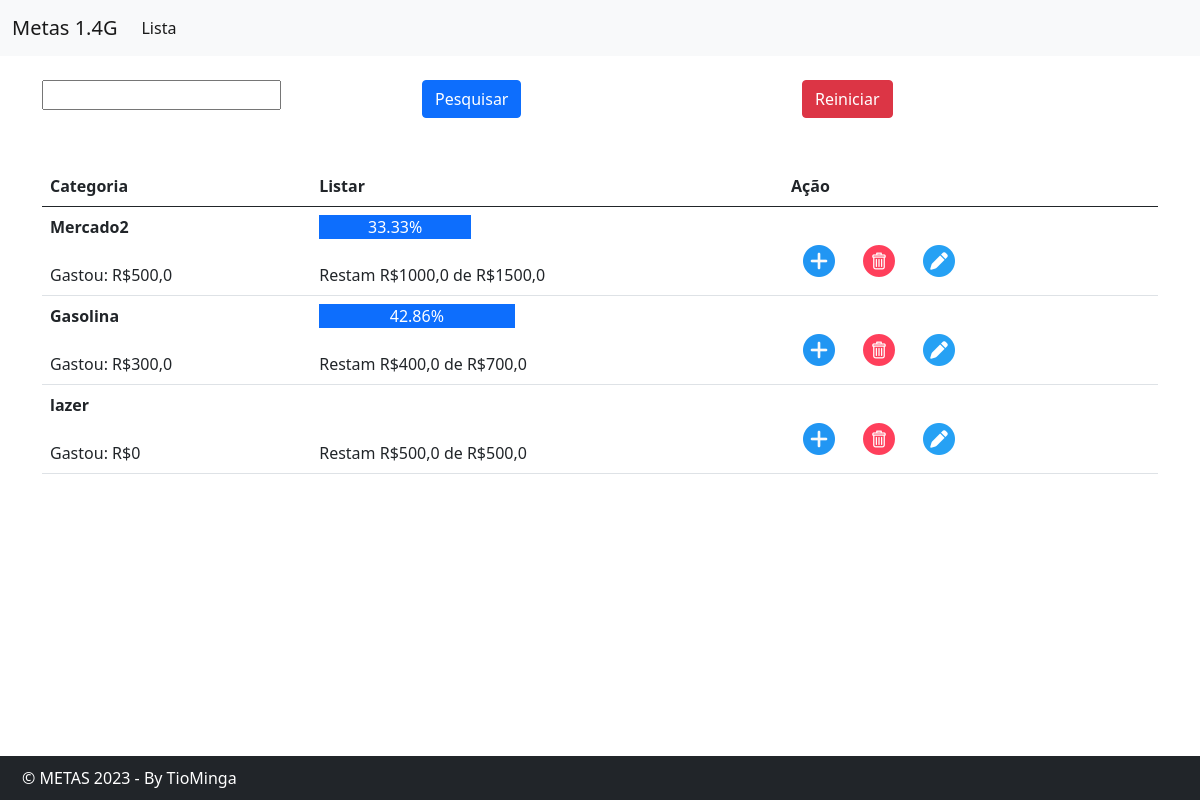
The page /categorias/list/ on the database as committed earlier.
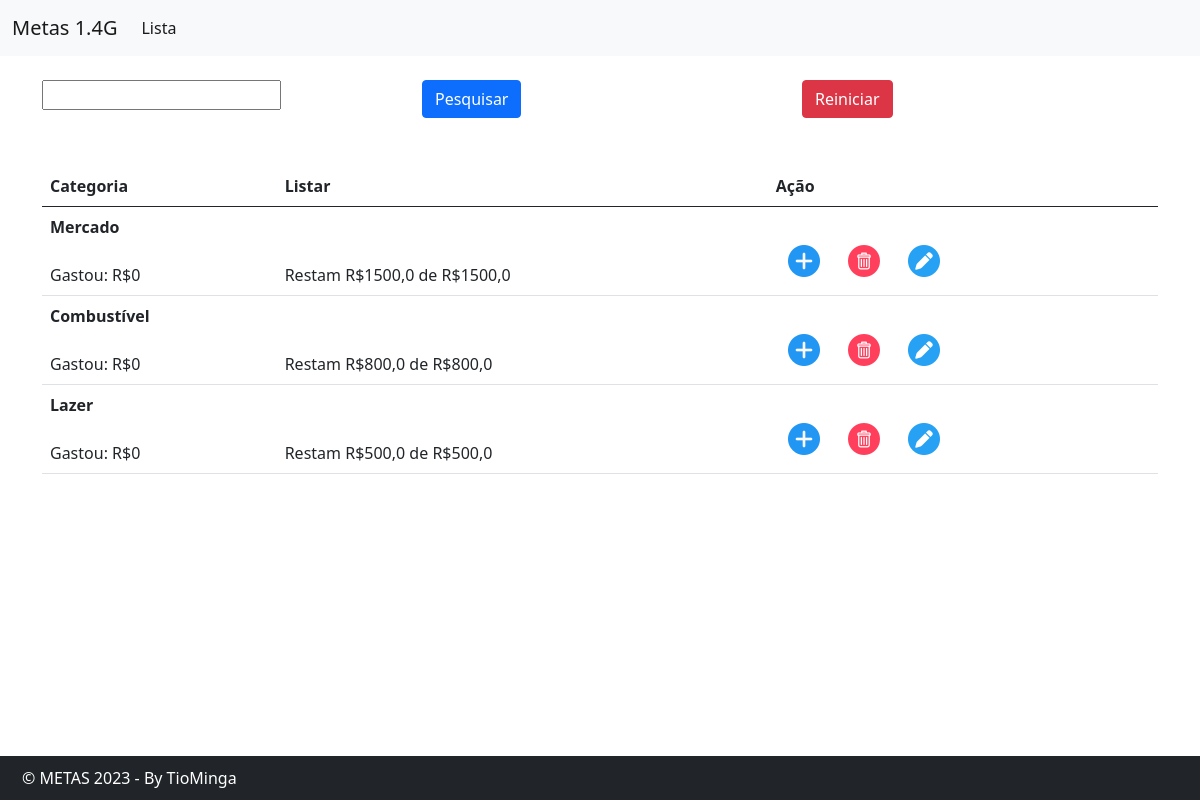
The same page on the database as committed later.
### categorias/models.py (models this page shows, shortened)
class Categoria(models.Model):
    nome = models.CharField(max_length=60)
    meta = models.FloatField()
    status = models.IntegerField(default=1)
    date_added = models.DateTimeField(auto_now_add=True)

### categorias/views.py (the view)
# urls.py: path('list/', views.categorias_lista,name='categorias_listar'),
def categorias_lista(request):
    valor = request.POST.get('valor')
    if valor is not None and len(valor)>0:
        condiction = Q(nome__icontains = valor, status__gte = 1)
    else:
        condiction = Q(status__gte = 1)
    arr_list = Categoria.objects.filter(condiction)[:100000]
    for categoria in arr_list:
        categoria.percentual = percentual(categoria.id)
        categoria.total_gasto = total_gastos(categoria.id)
        categoria.resta = resta(categoria.id)
        categoria.width_bar = width_bar(categoria.id)
    return render(request,"categorias_lista.html",{'arr_list':arr_list})

### categorias/views.py (called while the page is built)
def limite_gastos(id_categoria):
    obj_categoria = Categoria.objects.filter(id=id_categoria).values('meta','nome').order_by('nome').first()
    return obj_categoria['meta']

def resta(id_categoria):
    grupo = grupo_atual()
    jagasto = total_gastos(id_categoria)
    limite = limite_gastos(id_categoria)
    resta = limite - jagasto
    resta = round(resta,2)
    return resta

def total_gastos(id_categoria):
    grupo = grupo_atual()
    total = Gasto.objects.filter(fk_categorias_id=id_categoria, grupo=grupo).aggregate(Sum('valor'))['valor__sum'] or 0
    total = round(total,2)
    return total

def percentual(id_categoria):
    grupo = grupo_atual()
    limite = limite_gastos(id_categoria)
    total = total_gastos(id_categoria)
    perc = round((total * 100)/limite,2)
    perc_str = str(perc).replace(',', '.')
    return perc_str

def width_bar(id_categoria):
    wd = float(percentual(id_categoria))
    if wd > 100:
        wd = 100
    elif wd < 0:
        wd=0
    return str(wd).replace(',','.')

### gastos/views.py (called while the page is built)
def grupo_atual():
    max_grupo = Gasto.objects.all().aggregate(Max('grupo'))['grupo__max']
    return max_grupo if max_grupo is not None else 1

### categorias/templates/categorias_lista.html (shortened to what this page needs)
{%extends "main.html"%}
{% load static %}
{% block 'body'%}
<body onload="loaded()">
<div  class="container">
    <form id="f_categoria_consulta" method="post" autocomplete="off" action="#">
        <br>
        <div class="row">
            <div class="col mb-5">
                <input type="text" id="ed_categoria_consulta_nome" name="valor" value="">
            </div>
            <div class="col mb-5">
                <input class="btn btn-primary" type="submit" value="Pesquisar">
            </div>
            <div class="col mb-5">
              <input class="btn btn-danger" type="button" data-bs-toggle="modal" data-bs-target="#categorias_reinicia_modal" value="Reiniciar">
          </div>
          </div>
          <div class="row">
            <div class="col mb-5">
                <table class="table" id="tb_categoria_lista" >
                  <thead>
                    <tr>
                      <th>Categoria</th>
                      <th>Listar</th>
                      <th>Ação</th>
                    </tr>
                  </thead>
                  <tbody>
                  <tr>
                    {% for categoria in arr_list %}
                    <td><b>{{ categoria.nome}}</b><br><br>Gastou: R${{ categoria.total_gasto}}</td>
                    <td  onclick="gasto_lista({{categoria.id}})">
                        <div class="progress-bar p-0" role="progressbar" max="100" style="width:{{categoria.width_bar}}%;">{{categoria.percentual}}%</div>
                      <br>
                      Restam R${{categoria.resta}} de R${{categoria.meta}}
                    </td>
                      <td>
                        <button type="button" class="btn btn-link" onclick="gasto_novo({{categoria.id}})" data-bs-toggle="modal" style="border:0px">
                          <br><img class="img-fluid" src="{%static '/images/plus.png' %}">
                        </button>
                        <button type="button" class="btn btn-link" onclick="categorias_modal_apaga({{categoria.id}})" data-bs-toggle="modal" data-bs-target="#categorias_apaga_modal" style="border:0px">
                          <br><img class="img-fluid" src="{%static '/images/del.png' %}">
                        </button>
                      <button type="button" class="btn btn-link" onclick="categorias_altera({{categoria.id}})"  style="border:0px">
                        <br><img class="img-fluid" src="{%static '/images/edit.png' %}">
                      </button>
                    </td>
                    </tr>
                    {% endfor %}
                  </tbody>
                </table>
            </div>
        </div>
    </form>
</div>
<br><br><br>
</body>
{%endblock%}

Rows that differ between the two databases and show on the page:
no longer on this page (row edited): Categoria: nome "Mercado2", total_gasto "500,0", percentual "33.33", resta "1000,0", meta "1500,0"
no longer on this page (row edited): Categoria: nome "Gasolina", total_gasto "300,0", percentual "42.86", resta "400,0", meta "700,0"
removed Categoria: nome "lazer", total_gasto "0", resta "500,0", meta "500,0"
added Categoria: nome "Mercado", total_gasto "0", resta "1500,0", meta "1500,0"
added Categoria: nome "Combustível", total_gasto "0", resta "800,0", meta "800,0"
added Categoria: nome "Lazer", total_gasto "0", resta "500,0", meta "500,0"
